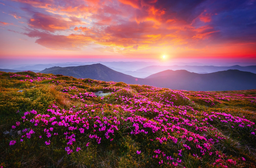
#> input picture lab1/img/flowers.png, 256 x 168 px, shrunk from 1000 x 656 before the run; its folder holds only this picture in this run
$ python main.py
#> lines starting #> are read from the running program, lines starting #| are printed output that depends on the picture
from pathlib import Path
from PIL import Image
import shutil

# =========================
# Настройки лабораторной
# =========================
BASE_DIR = Path(__file__).parent

INPUT_DIR = BASE_DIR / "img"
OUTPUT_DIR = BASE_DIR / "result"
REPORT_PATH = BASE_DIR / "result.md"

M = 2  # коэффициент растяжения
N = 3  # коэффициент сжатия

SUPPORTED_EXT = {".png", ".bmp"}


# =========================
# Вспомогательные функции
# =========================
def find_input_image(input_dir: Path) -> Path:
    """Находит первое bmp/png изображение в папке img."""
    if not input_dir.exists():
        raise FileNotFoundError(f"Папка {input_dir} не найдена")

    images = [p for p in input_dir.iterdir() if p.suffix.lower() in SUPPORTED_EXT]
    if not images:
        raise FileNotFoundError("В папке img нет изображений формата PNG или BMP")

    return images[0]


def clamp(value: float) -> int:
    """Ограничивает значение диапазоном 0..255."""
    return max(0, min(255, int(round(value))))


# =========================
# 1. Цветовые модели
# =========================
def save_rgb_components(img: Image.Image, out_dir: Path) -> tuple[Path, Path, Path]:
    """Выделяет R, G, B компоненты и сохраняет их как отдельные изображения."""
    width, height = img.size
    src = img.load()

    r_img = Image.new("RGB", (width, height))
    g_img = Image.new("RGB", (width, height))
    b_img = Image.new("RGB", (width, height))

    r_pix = r_img.load()
    g_pix = g_img.load()
    b_pix = b_img.load()

    for y in range(height):
        for x in range(width):
            r, g, b = src[x, y]
            r_pix[x, y] = (r, 0, 0)
            g_pix[x, y] = (0, g, 0)
            b_pix[x, y] = (0, 0, b)

    r_path = out_dir / "red.png"
    g_path = out_dir / "green.png"
    b_path = out_dir / "blue.png"

    r_img.save(r_path)
    g_img.save(g_path)
    b_img.save(b_path)

    return r_path, g_path, b_path


def rgb_to_hsi_intensity(img: Image.Image, out_dir: Path) -> Path:
    """
    Переводит изображение в HSI частично: вычисляет компоненту интенсивности I.
    Для HSI: I = (R + G + B) / 3.
    """
    width, height = img.size
    src = img.load()
    intensity_img = Image.new("L", (width, height))
    dst = intensity_img.load()

    for y in range(height):
        for x in range(width):
            r, g, b = src[x, y]
            i = (r + g + b) / 3
            dst[x, y] = clamp(i)

    path = out_dir / "intensity.png"
    intensity_img.save(path)
    return path


def invert_intensity_in_rgb(img: Image.Image, out_dir: Path) -> Path:
    """
    Инвертирует яркостную компоненту I в исходном изображении.

    Используется HSI-идея:
    I = (R + G + B) / 3
    I' = 255 - I
    Каждый канал корректируется на разницу delta = I' - I.
    Так сохраняется цветовой оттенок лучше, чем при обычном RGB-инвертировании.
    """
    width, height = img.size
    src = img.load()
    out_img = Image.new("RGB", (width, height))
    dst = out_img.load()

    for y in range(height):
        for x in range(width):
            r, g, b = src[x, y]
            i = (r + g + b) / 3
            inv_i = 255 - i
            delta = inv_i - i

            r2 = clamp(r + delta)
            g2 = clamp(g + delta)
            b2 = clamp(b + delta)

            dst[x, y] = (r2, g2, b2)

    path = out_dir / "inv_intensity.png"
    out_img.save(path)
    return path


# =========================
# 2. Передискретизация
# =========================
def stretch_nearest(img: Image.Image, m: int) -> Image.Image:
    """Растяжение изображения в m раз методом ближайшего соседа."""
    width, height = img.size
    new_width = width * m
    new_height = height * m

    src = img.load()
    out_img = Image.new("RGB", (new_width, new_height))
    dst = out_img.load()

    for y in range(new_height):
        for x in range(new_width):
            old_x = x // m
            old_y = y // m
            dst[x, y] = src[old_x, old_y]

    return out_img


def compress_average(img: Image.Image, n: int) -> Image.Image:
    """Сжатие изображения в n раз усреднением по блокам n x n."""
    width, height = img.size
    new_width = width // n
    new_height = height // n

    src = img.load()
    out_img = Image.new("RGB", (new_width, new_height))
    dst = out_img.load()

    for y in range(new_height):
        for x in range(new_width):
            sum_r = sum_g = sum_b = 0
            count = 0

            for dy in range(n):
                for dx in range(n):
                    old_x = x * n + dx
                    old_y = y * n + dy
                    r, g, b = src[old_x, old_y]
                    sum_r += r
                    sum_g += g
                    sum_b += b
                    count += 1

            dst[x, y] = (
                clamp(sum_r / count),
                clamp(sum_g / count),
                clamp(sum_b / count),
            )

    return out_img


def resample_one_pass_nearest(img: Image.Image, m: int, n: int) -> Image.Image:
    """
    Передискретизация за один проход с коэффициентом K = M / N.
    Размер результата: old_size * M / N.
    Используется обратное отображение координат и ближайший сосед.
    """
    width, height = img.size
    k = m / n
    new_width = max(1, int(width * k))
    new_height = max(1, int(height * k))

    src = img.load()
    out_img = Image.new("RGB", (new_width, new_height))
    dst = out_img.load()

    for y in range(new_height):
        for x in range(new_width):
            old_x = min(width - 1, int(x / k))
            old_y = min(height - 1, int(y / k))
            dst[x, y] = src[old_x, old_y]

    return out_img


# =========================
# Markdown-отчёт
# =========================
def rel(path: Path) -> str:
    return path.relative_to(BASE_DIR).as_posix()

def create_report(original_path: Path, out_dir: Path, m: int, n: int) -> None:
    k = m / n

    text = f"""# Лабораторная работа №1
## Цветовые модели и передискретизация изображений

### 1. Цветовые модели

В качестве исходного изображения использован файл `{original_path.name}` из папки `img`.

**Исходное изображение:**

![Исходное]({rel(original_path)})

#### 1.1 Выделение компонент R, G, B

| Красный канал | Зелёный канал | Синий канал |
|---|---|---|
| ![R]({rel(out_dir / "red.png")}) | ![G]({rel(out_dir / "green.png")}) | ![B]({rel(out_dir / "blue.png")}) |

#### 1.2 Преобразование в HSI и сохранение яркостной компоненты

Яркостная компонента вычислялась по формуле:

`I = (R + G + B) / 3`

![Яркостная компонента I]({rel(out_dir / "intensity.png")})

#### 1.3 Инвертирование яркостной компоненты

Для каждого пикселя вычислялась новая яркость:

`I' = 255 - I`

После этого исходные каналы RGB корректировались на изменение яркости.

![Изображение с инвертированной яркостью]({rel(out_dir / "inv_intensity.png")})

---

### 2. Передискретизация

#### 2.1 Растяжение изображения в M = {m} раза

Метод: ближайший сосед. Библиотечные функции передискретизации не использовались.

![Растяжение]({rel(out_dir / f"stretched_{m}x.png")})

#### 2.2 Сжатие изображения в N = {n} раза

Метод: усреднение по блокам {n} × {n}.

![Сжатие]({rel(out_dir / f"compressed_{n}x.png")})

#### 2.3 Передискретизация в K = M / N за два прохода

Сначала изображение растягивалось в {m} раза, затем сжималось в {n} раза.

![Двухпроходная передискретизация]({rel(out_dir / f"twopass_{m}_{n}.png")})

#### 2.4 Передискретизация в K раз за один проход

Коэффициент передискретизации:

`K = {m} / {n} = {k:.3f}`

Метод: обратное отображение координат и ближайший сосед.

![Однопроходная передискретизация]({rel(out_dir / f"onepass_{k:.2f}.png")})
"""

    REPORT_PATH.write_text(text, encoding="utf-8")

def cleanup():
    if OUTPUT_DIR.exists():
        shutil.rmtree(OUTPUT_DIR)

    if REPORT_PATH.exists():
        REPORT_PATH.unlink()

# =========================
# Запуск программы
# =========================
def main() -> None:
    cleanup()
    OUTPUT_DIR.mkdir(exist_ok=True)

    original_path = find_input_image(INPUT_DIR)
    img = Image.open(original_path).convert("RGB")
#> img is the input picture: PIL image 256x168 RGB; mean R, G, B 127.8, 79.5, 87.7

    # 1. Цветовые модели
    save_rgb_components(img, OUTPUT_DIR)
#> in save_rgb_components, `r_img = Image.new("RGB", (width, height))`: r_img: PIL image 256x168 RGB; every value is 0
#> in save_rgb_components, `r_img.save(r_path)`:
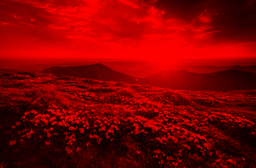
#> saved as red.png: PIL image 256x168 RGB; mean R, G, B 127.8, 0, 0
#> in save_rgb_components, `g_img.save(g_path)`:
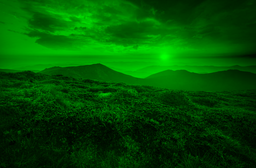
#> saved as green.png: PIL image 256x168 RGB; mean R, G, B 0, 79.5, 0
#> in save_rgb_components, `b_img.save(b_path)`:
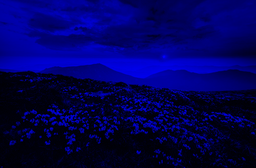
#> saved as blue.png: PIL image 256x168 RGB; mean R, G, B 0, 0, 87.7
    rgb_to_hsi_intensity(img, OUTPUT_DIR)
#> in rgb_to_hsi_intensity, `intensity_img = Image.new("L", (width, height))`: intensity_img: PIL image 256x168 L; every value is 0
#> in rgb_to_hsi_intensity, `intensity_img.save(path)`:
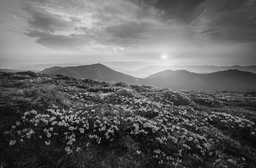
#> saved as intensity.png: PIL image 256x168 L; min 4, max 254, mean 98.3
    invert_intensity_in_rgb(img, OUTPUT_DIR)
#> in invert_intensity_in_rgb, `out_img.save(path)`:
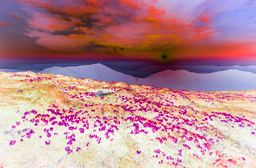
#> saved as inv_intensity.png: PIL image 256x168 RGB; mean R, G, B 186.1, 138, 146.2

    # 2. Передискретизация
    stretched = stretch_nearest(img, M)
#> in stretch_nearest, `out_img = Image.new("RGB", (new_width, new_height))`: out_img: PIL image 512x336 RGB; every value is 0
    stretched.save(OUTPUT_DIR / f"stretched_{M}x.png")

    compressed = compress_average(img, N)
#> in compress_average, `out_img = Image.new("RGB", (new_width, new_height))`: out_img: PIL image 85x56 RGB; every value is 0
    compressed.save(OUTPUT_DIR / f"compressed_{N}x.png")

    twopass = compress_average(stretched, N)
#> in compress_average (call 2), `out_img = Image.new("RGB", (new_width, new_height))`: out_img: PIL image 170x112 RGB; every value is 0
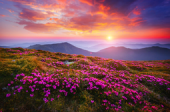
#> twopass: PIL image 170x112 RGB; mean R, G, B 128, 79.7, 87.8
    twopass.save(OUTPUT_DIR / f"twopass_{M}_{N}.png")

    onepass = resample_one_pass_nearest(img, M, N)
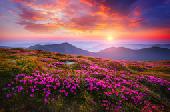
#> onepass: PIL image 170x112 RGB; mean R, G, B 128.5, 79.8, 88.2
    onepass.save(OUTPUT_DIR / f"onepass_{M / N:.2f}.png")

    # Отчёт
    create_report(original_path, OUTPUT_DIR, M, N)

    print("Готово")
    print(f"Исходное изображение: {original_path}")
    print(f"Результаты сохранены в папку: {OUTPUT_DIR}")
    print(f"Markdown-отчёт создан: {REPORT_PATH}")


if __name__ == "__main__":
    main()
